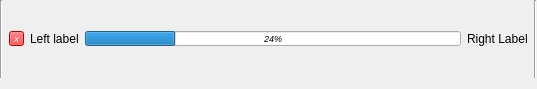
<?xml version="1.0" encoding="UTF-8"?>
<ui version="4.0">
 <class>ProgressBar</class>
 <widget class="QWidget" name="ProgressBar">
  <property name="geometry">
   <rect>
    <x>0</x>
    <y>0</y>
    <width>537</width>
    <height>89</height>
   </rect>
  </property>
  <property name="windowTitle">
   <string>Form</string>
  </property>
  <property name="autoFillBackground">
   <bool>false</bool>
  </property>
  <property name="styleSheet">
   <string notr="true"/>
  </property>
  <layout class="QHBoxLayout" name="horizontalLayout">
   <property name="leftMargin">
    <number>0</number>
   </property>
   <property name="topMargin">
    <number>0</number>
   </property>
   <property name="rightMargin">
    <number>0</number>
   </property>
   <item>
    <widget class="Line" name="leftVerticalLine">
     <property name="orientation">
      <enum>Qt::Vertical</enum>
     </property>
    </widget>
   </item>
   <item>
    <widget class="QToolButton" name="stopTaskToolButton">
     <property name="sizePolicy">
      <sizepolicy hsizetype="Minimum" vsizetype="Minimum">
       <horstretch>0</horstretch>
       <verstretch>0</verstretch>
      </sizepolicy>
     </property>
     <property name="maximumSize">
      <size>
       <width>15</width>
       <height>15</height>
      </size>
     </property>
     <property name="font">
      <font>
       <pointsize>6</pointsize>
       <italic>true</italic>
      </font>
     </property>
     <property name="styleSheet">
      <string notr="true">background-color: red; color: white</string>
     </property>
     <property name="text">
      <string>X</string>
     </property>
     <property name="toolButtonStyle">
      <enum>Qt::ToolButtonTextOnly</enum>
     </property>
     <property name="autoRaise">
      <bool>false</bool>
     </property>
    </widget>
   </item>
   <item>
    <widget class="QLabel" name="leftLabel">
     <property name="text">
      <string>Left label</string>
     </property>
    </widget>
   </item>
   <item>
    <widget class="QProgressBar" name="progressBar">
     <property name="sizePolicy">
      <sizepolicy hsizetype="Expanding" vsizetype="Minimum">
       <horstretch>0</horstretch>
       <verstretch>0</verstretch>
      </sizepolicy>
     </property>
     <property name="maximumSize">
      <size>
       <width>16777215</width>
       <height>15</height>
      </size>
     </property>
     <property name="font">
      <font>
       <pointsize>7</pointsize>
       <italic>true</italic>
      </font>
     </property>
     <property name="value">
      <number>24</number>
     </property>
    </widget>
   </item>
   <item>
    <widget class="QLabel" name="rightLabel">
     <property name="text">
      <string>Right Label</string>
     </property>
    </widget>
   </item>
   <item>
    <widget class="Line" name="rightVerticalLine">
     <property name="orientation">
      <enum>Qt::Vertical</enum>
     </property>
    </widget>
   </item>
  </layout>
 </widget>
 <resources/>
 <connections/>
</ui>
